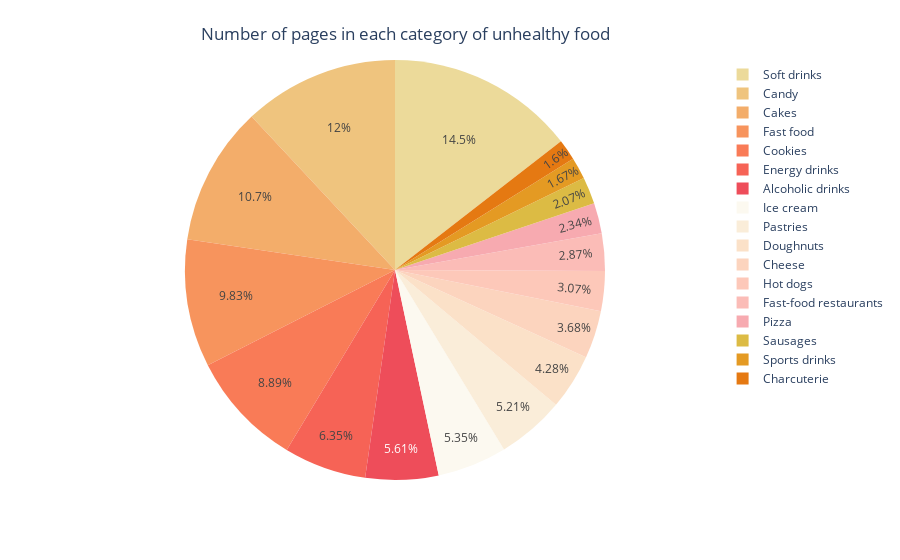

Source (notebook cell):
### Code cell
# Pie chart of the number of pages in each unhealthy category
unhealthy_pg_n = []
for cat in unhealthy_categories:
    unhealthy_pg_n.append({'Category': cat.replace('_', ' '), 'Count': count_pages_en(cat)})
unhealthy_count = pd.DataFrame(unhealthy_pg_n)

fig = px.pie(unhealthy_count, values='Count', names='Category', color_discrete_sequence=px.colors.sequential.Oryel)
fig.update_layout(
    title={
        'text': 'Number of pages in each category of unhealthy food',
        'y':0.95,
        'x':0.45,
        'xanchor': 'center',
        'yanchor': 'top'})
pio.write_html(fig,"unhealthy_pie.html")
fig.show()

### Figure 1 — Plotly figure (JSON) as saved in the notebook; plotly's stock layout.template omitted (floating-point values rounded to 4 significant figures)
{"data": [{"domain": {"x": [0, 1], "y": [0, 1]}, "hovertemplate": "Category=%{label}<br>Count=%{value}<extra></extra>", "labels": ["Fast food", "Charcuterie", "Cheese", "Cakes", "Candy", "Sausages", "Cookies", "Doughnuts", "Hot dogs", "Energy drinks", "Ice cream", "Pastries", "Pizza", "Soft drinks", "Sports drinks", "Fast-food restaurants", "Alcoholic drinks"], "legendgroup": "", "name": "", "showlegend": true, "type": "pie", "values": [147, 24, 55, 160, 179, 31, 133, 64, 46, 95, 80, 78, 35, 217, 25, 43, 84]}], "layout": {"legend": {"tracegroupgap": 0}, "margin": {"t": 60}, "piecolorway": ["rgb(236, 218, 154)", "rgb(239, 196, 126)", "rgb(243, 173, 106)", "rgb(247, 148, 93)", "rgb(249, 123, 87)", "rgb(246, 99, 86)", "rgb(238, 77, 90)"], "title": {"text": "Number of pages in each category of unhealthy food", "x": 0.45, "xanchor": "center", "y": 0.95, "yanchor": "top"}}}
